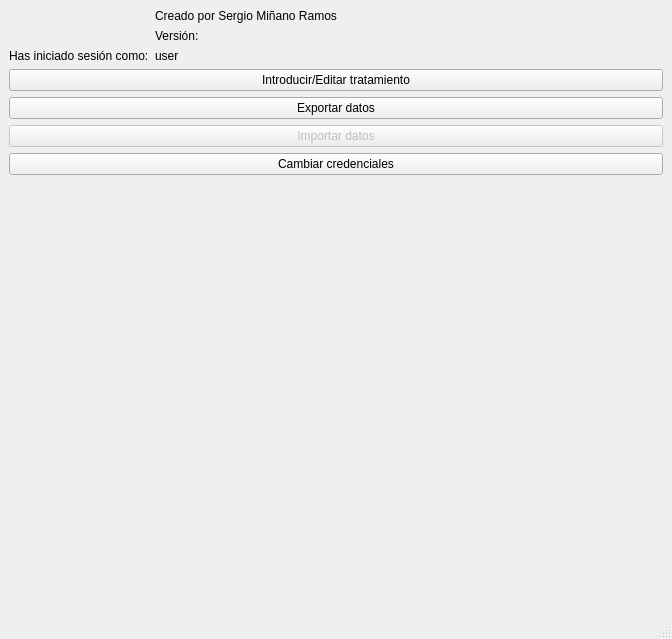
<?xml version="1.0" encoding="UTF-8"?>
<ui version="4.0">
 <class>launcher</class>
 <widget class="QMainWindow" name="launcher">
  <property name="geometry">
   <rect>
    <x>0</x>
    <y>0</y>
    <width>672</width>
    <height>639</height>
   </rect>
  </property>
  <property name="windowTitle">
   <string>launcher</string>
  </property>
  <widget class="QWidget" name="formLayoutWidget">
   <layout class="QFormLayout" name="formLayout">
    <item row="1" column="0">
     <widget class="QLabel" name="label">
      <property name="sizePolicy">
       <sizepolicy hsizetype="Fixed" vsizetype="Preferred">
        <horstretch>0</horstretch>
        <verstretch>0</verstretch>
       </sizepolicy>
      </property>
      <property name="text">
       <string>Has iniciado sesión como:</string>
      </property>
     </widget>
    </item>
    <item row="1" column="1">
     <widget class="QLabel" name="name">
      <property name="sizePolicy">
       <sizepolicy hsizetype="Maximum" vsizetype="Maximum">
        <horstretch>0</horstretch>
        <verstretch>0</verstretch>
       </sizepolicy>
      </property>
      <property name="text">
       <string>user</string>
      </property>
     </widget>
    </item>
    <item row="2" column="0" colspan="2">
     <widget class="QPushButton" name="patientUILaunch">
      <property name="text">
       <string>Introducir/Editar tratamiento</string>
      </property>
     </widget>
    </item>
    <item row="3" column="0" colspan="2">
     <widget class="QPushButton" name="exportUILaunch">
      <property name="text">
       <string>Exportar datos</string>
      </property>
     </widget>
    </item>
    <item row="4" column="0" colspan="2">
     <widget class="QPushButton" name="importUILaunch">
      <property name="enabled">
       <bool>false</bool>
      </property>
      <property name="text">
       <string>Importar datos</string>
      </property>
     </widget>
    </item>
    <item row="5" column="0" colspan="2">
     <widget class="QPushButton" name="changeCredentialsUILaunch">
      <property name="enabled">
       <bool>true</bool>
      </property>
      <property name="text">
       <string>Cambiar credenciales</string>
      </property>
     </widget>
    </item>
    <item row="0" column="0">
     <widget class="QLabel" name="label_2">
      <property name="maximumSize">
       <size>
        <width>100</width>
        <height>100</height>
       </size>
      </property>
      <property name="text">
       <string/>
      </property>
      <property name="pixmap">
       <pixmap>../assets/logo.jpg</pixmap>
      </property>
      <property name="scaledContents">
       <bool>true</bool>
      </property>
     </widget>
    </item>
    <item row="0" column="1">
     <layout class="QVBoxLayout" name="verticalLayout">
      <item>
       <widget class="QLabel" name="label_3">
        <property name="text">
         <string>Creado por Sergio Miñano Ramos</string>
        </property>
       </widget>
      </item>
      <item>
       <layout class="QHBoxLayout" name="horizontalLayout">
        <item>
         <widget class="QLabel" name="label_5">
          <property name="sizePolicy">
           <sizepolicy hsizetype="Maximum" vsizetype="Preferred">
            <horstretch>0</horstretch>
            <verstretch>0</verstretch>
           </sizepolicy>
          </property>
          <property name="text">
           <string>Versión:</string>
          </property>
         </widget>
        </item>
        <item>
         <widget class="QLabel" name="version">
          <property name="text">
           <string/>
          </property>
         </widget>
        </item>
       </layout>
      </item>
     </layout>
    </item>
   </layout>
  </widget>
  <widget class="QStatusBar" name="statusbar"/>
 </widget>
 <resources/>
 <connections/>
</ui>
